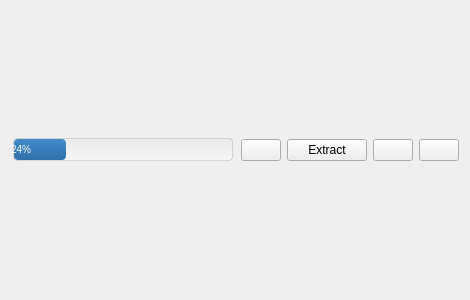
<?xml version="1.0" encoding="UTF-8"?>
<ui version="4.0">
 <class>UnpackButtons</class>
 <widget class="QWidget" name="UnpackButtons">
  <property name="geometry">
   <rect>
    <x>0</x>
    <y>0</y>
    <width>470</width>
    <height>300</height>
   </rect>
  </property>
  <property name="windowTitle">
   <string>Form</string>
  </property>
  <layout class="QHBoxLayout" name="horizontalLayout">
   <property name="topMargin">
    <number>0</number>
   </property>
   <property name="bottomMargin">
    <number>0</number>
   </property>
   <item>
    <widget class="QProgressBar" name="progressBar">
     <property name="styleSheet">
      <string notr="true">QProgressBar {
	color: #ffffff;
	font-size: 10px;
}

QProgressBar:horizontal { 
	border: 1px solid rgba(0,0,0, 30); 
	background: transparent; 
	border-radius: 4px;
	margin: 2px;
	background-color: qlineargradient(spread:pad, x1:0, y1:0, x2:0, y2:1, stop:0 #ebebeb, stop:1 #f5f5f5);
}

QProgressBar::chunk:horizontal { 
	border-radius: 4px;
	background-color: qlineargradient(spread:pad, x1:0, y1:0, x2:0, y2:1, stop:0 #428bca, stop:1 #3071a9);
}

QPushButton { color: #ffffff;  }</string>
     </property>
     <property name="minimum">
      <number>0</number>
     </property>
     <property name="maximum">
      <number>100</number>
     </property>
     <property name="value">
      <number>24</number>
     </property>
     <property name="alignment">
      <set>Qt::AlignLeading|Qt::AlignLeft|Qt::AlignVCenter</set>
     </property>
     <property name="orientation">
      <enum>Qt::Horizontal</enum>
     </property>
     <property name="format">
      <string notr="true">%p%</string>
     </property>
    </widget>
   </item>
   <item>
    <widget class="StyledPushButton" name="btnStop">
     <property name="toolTip">
      <string>Cancel extraction</string>
     </property>
     <property name="text">
      <string/>
     </property>
     <property name="icon">
      <iconset resource="../MediaElch.qrc">
       <normaloff>:/img/stop_white.png</normaloff>:/img/stop_white.png</iconset>
     </property>
     <property name="iconSize">
      <size>
       <width>12</width>
       <height>12</height>
      </size>
     </property>
    </widget>
   </item>
   <item>
    <widget class="StyledPushButton" name="btnUnpack">
     <property name="toolTip">
      <string>Extract without password</string>
     </property>
     <property name="text">
      <string>Extract</string>
     </property>
    </widget>
   </item>
   <item>
    <widget class="StyledPushButton" name="btnUnpackWithPassword">
     <property name="toolTip">
      <string>Extract with password</string>
     </property>
     <property name="text">
      <string/>
     </property>
     <property name="icon">
      <iconset resource="../MediaElch.qrc">
       <normaloff>:/img/lock_white.png</normaloff>:/img/lock_white.png</iconset>
     </property>
     <property name="iconSize">
      <size>
       <width>12</width>
       <height>12</height>
      </size>
     </property>
    </widget>
   </item>
   <item>
    <widget class="StyledPushButton" name="btnDelete">
     <property name="toolTip">
      <string>Delete this archive</string>
     </property>
     <property name="text">
      <string/>
     </property>
     <property name="icon">
      <iconset resource="../MediaElch.qrc">
       <normaloff>:/img/trash_white.png</normaloff>:/img/trash_white.png</iconset>
     </property>
     <property name="iconSize">
      <size>
       <width>12</width>
       <height>12</height>
      </size>
     </property>
    </widget>
   </item>
  </layout>
 </widget>
 <customwidgets>
  <customwidget>
   <class>StyledPushButton</class>
   <extends>QPushButton</extends>
   <header>smallWidgets/StyledPushButton.h</header>
  </customwidget>
 </customwidgets>
 <resources>
  <include location="../MediaElch.qrc"/>
 </resources>
 <connections/>
</ui>
